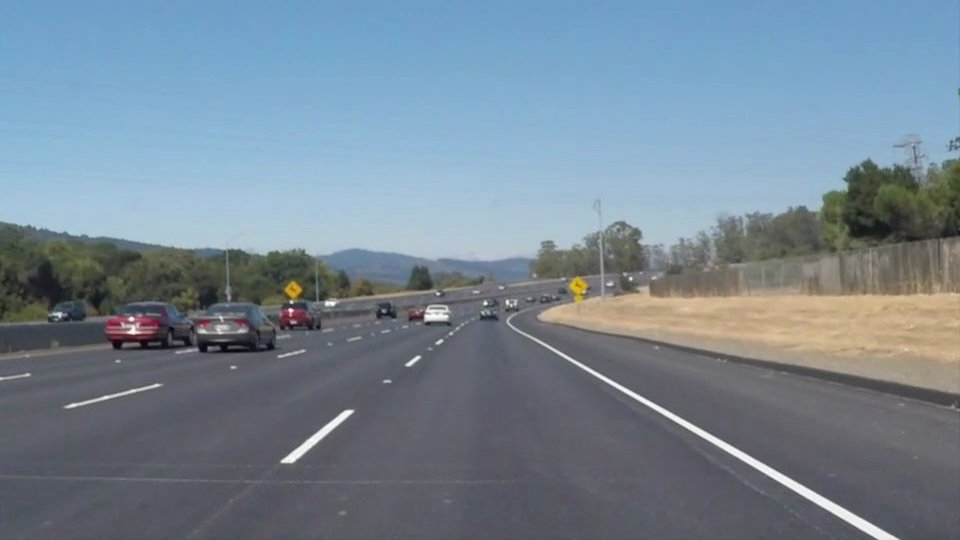
//> input picture image_files/1.jpg, 960 x 540 px
$ ./test_canny_houghlines ../image_files/1.jpg   (built with g++ and OpenCV 4)
//> lines starting //> are read from the running program, lines starting //| are printed output that depends on the picture; after the words box and inside, x2 and y2 are one past the last pixel; in counts of white or black regions, pixels touching at a corner belong together
#include <cstdio>
#include <ctime>
#include <iostream>
#include <fstream>
#include <opencv2/opencv.hpp>
#define OPENCV

double calcDeg(const std::vector<cv::Vec2f>& lines);
void drawLines(cv::Mat &input, const std::vector<cv::Vec2f> &lines);
void drawLinesP(cv::Mat &input, const std::vector<cv::Vec4i> &lines);

using namespace std;
using namespace cv;
using std::cout;
using std::endl;
using cv::createTrackbar;

struct TweakData {
    const static int rhoScale = 10;
    const static int thetaScale = 1000;
    int thres1 = 196;
    int thres2 = 159;
    int rho = 15;
    int theta = 63;
    int lineThres = 60;
};

int main(int argc, char* argv[]){

    Mat image ;
    TweakData tweakData;

    namedWindow("tweak");
    createTrackbar("thres1", "tweak", &tweakData.thres1, 1000);
    createTrackbar("thres2", "tweak", &tweakData.thres2, 1000);
    createTrackbar("rho", "tweak", &tweakData.rho, 1000);
    createTrackbar("theta", "tweak", &tweakData.theta, 1000);
    createTrackbar("lineThres", "tweak", &tweakData.lineThres, 1000);

    const char* input = argv[1];
    bool run = true;

    while (run){

        image = imread(input, IMREAD_COLOR);
//> image is the input picture: 540 rows x 960 cols, CV_8UC3; mean B, G, R 148.1, 134.5, 118.5

        Mat gray;
        cvtColor(image, gray, cv::COLOR_BGR2GRAY);
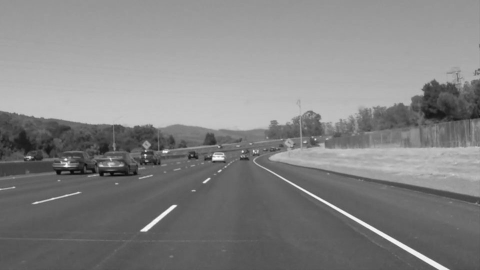
//> gray: 540 rows x 960 cols, CV_8UC1 (shown at 1/2 size); min 5, max 255, mean 131.2
        Mat canny;
        Mat cannyBGR;
        vector<cv::Vec2f> lines;
        Canny(gray, canny, tweakData.thres1, tweakData.thres2);
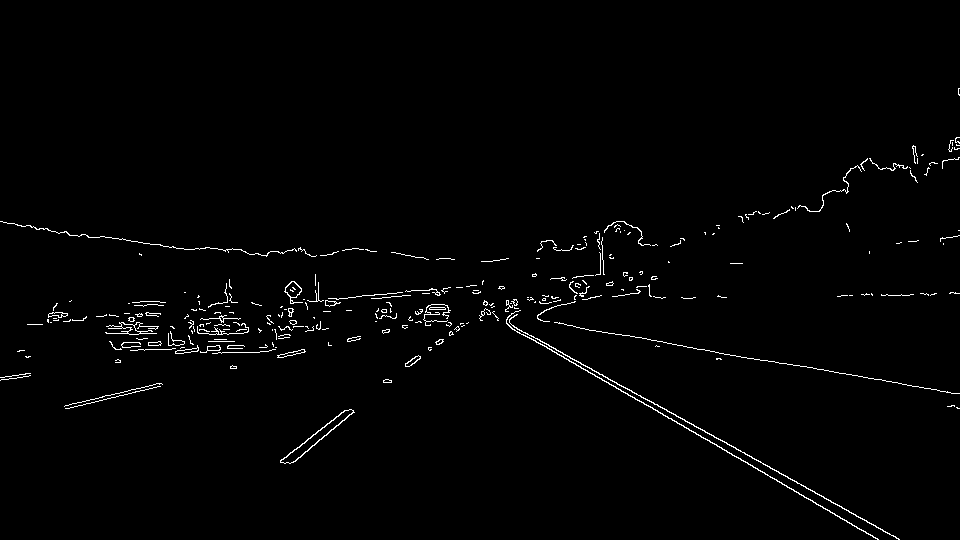
//> canny: 540 rows x 960 cols, CV_8UC1; 1.3% white in thin lines or dots, all inside (x1, y1, x2, y2) = (0, 88, 960, 540)
        HoughLines(canny, lines, (double)tweakData.rho / tweakData.rhoScale, (double)tweakData.theta / tweakData.thetaScale, tweakData.lineThres);
//> lines = 124 lines (rho, theta), first 12: [34.5, 2.08], [39, 2.08], [412.5, 1.32], [208.5, 1.76], [330, 1.51], [360, 1.45], [291, 1.58], [373.5, 1.32], [222, 1.7], [337.5, 1.51], [543, 0.88], [334.5, 1.51]
        cvtColor(canny, cannyBGR, cv::COLOR_GRAY2BGR);
        drawLines(image, lines);
//> the loop in drawLines, `for(size_t i=0; i<lines.size(); i++)` made 124 passes
//> (r, theta, pt1, pt2) on passes 1 to 8: (34.5, 2.08, Point(0, 39), Point(960, 574)), (39, 2.08, Point(0, 44), Point(960, 579)), (412.5, 1.32, Point(0, 425), Point(960, 182)), (208.5, 1.76, Point(0, 212), Point(960, 400)), (330, 1.51, Point(0, 330), Point(960, 274)), (360, 1.45, Point(0, 362), Point(960, 245)), (291, 1.58, Point(0, 291), Point(960, 295)), (373.5, 1.32, Point(0, 385), Point(960, 142))
//> after the loop in drawLines, `for(size_t i=0; i<lines.size(); i++)`:
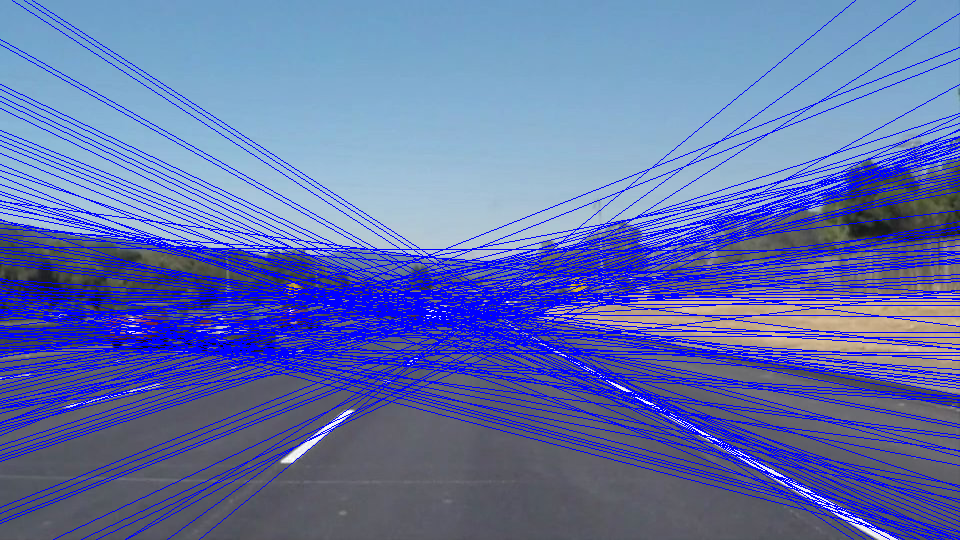
//> input: 540 rows x 960 cols, CV_8UC3; 18.22% of pixels changed, all inside (x1, y1, x2, y2) = (0, 0, 960, 540)
        Mat combine = cv::Mat::zeros(image.rows + 20, image.cols * 2, CV_8UC3);
        image.copyTo(combine(cv::Rect(cv::Point(), image.size())));
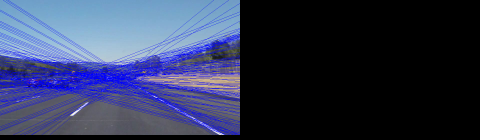
//> combine: 560 rows x 1920 cols, CV_8UC3 (shown at 1/4 size); mean B, G, R 83.1, 54.4, 47.1
        cannyBGR.copyTo(combine(cv::Rect(cv::Point(canny.cols, 0), canny.size())));
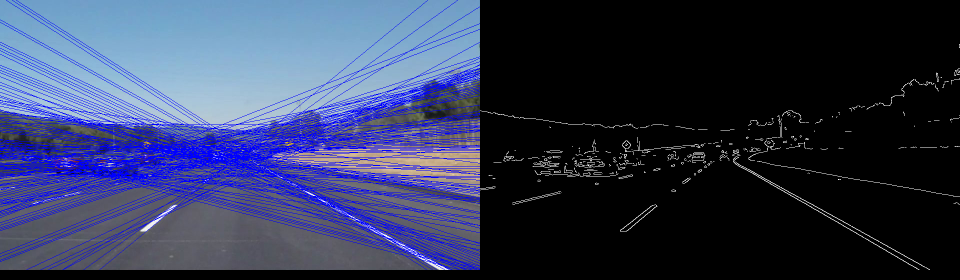
//> combine: 560 rows x 1920 cols, CV_8UC3 (shown at 1/2 size); 0.65% of pixels changed, all inside (x1, y1, x2, y2) = (960, 88, 1920, 540)
        double degree = calcDeg(lines);
        putText(combine, std::to_string(degree), cv::Point(0, image.rows + 18), 0, 0.5, cv::Scalar(255, 255, 255));

        imshow("Canny + HoughLines", combine);

        char input = cv::waitKey(30);
        switch(input) {
            case 27:
                run = false;
                break;
        }
    }

    destroyAllWindows();

    return 0;
}

double calcDeg(const std::vector<cv::Vec2f>& lines)
{
    double ret = -999;
    if(lines.size() > 0)
    {
        ret = 0;
        std::vector<double> degs;
        for(const cv::Vec2f& line: lines)
        {
            degs.push_back(line[1] * 2.0);
        }
//> this loop made 124 passes
//> after the loop, degs = 124 values, max 4.28 at index 44, min 1.76 at index 10, mean 3.16
        double s = 0, c = 0;
        for(double& d: degs)
        {
            s += sin(d);
            c += cos(d);
        }
//> this loop made 124 passes
//> (d, s, c) on passes 1 to 8: (4.16, -0.85, -0.526), (4.16, -1.7, -1.05), (2.65, -1.22, -1.93), (3.53, -1.6, -2.86), (3.02, -1.48, -3.85), (2.9, -1.24, -4.82), (3.15, -1.25, -5.82), (2.65, -0.776, -6.7)
//> after the loop, s = -1.97; c = -105.9
        s /= degs.size();
//> s = -0.0159
        c /= degs.size();
//> c = -0.854

        ret = atan2(s, c);
//> ret = -3.12
        ret /= 2;
//> ret = -1.56
        ret = ret * 180.0 / CV_PI;
//> ret = -89.47
//> the Esc key is pressed
    }
    return ret;
}


void drawLines(cv::Mat &input, const std::vector<cv::Vec2f> &lines)
{
    for(size_t i=0; i<lines.size(); i++)
    {
        float r = lines[i][0];
        float theta = lines[i][1];
        if(theta<CV_PI/4.0 || theta>3*CV_PI/4.0)
        {
            cv::Point pt1(r/cos(theta),0);
            cv::Point pt2((r-input.rows*sin(theta))/cos(theta), input.rows);
            line(input, pt1, pt2, cv::Scalar(255,0,0), 1);
        }
        else
        {
            cv::Point pt1(0,r/sin(theta));
            cv::Point pt2(input.cols, (r-input.cols*cos(theta))/sin(theta));
            cv::line(input, pt1, pt2, cv::Scalar(255,0,0), 1);
        }
    }
}


// [5 lines left out: function drawLinesP, not called in this run]

$ run again, on image_files/3.jpg
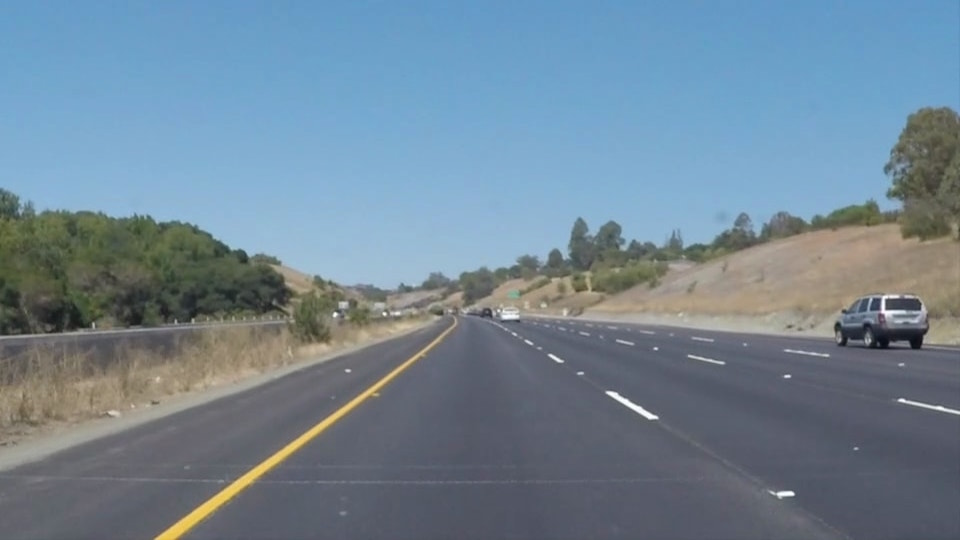
//> input picture image_files/3.jpg, 960 x 540 px
//> image is the input picture: 540 rows x 960 cols, CV_8UC3; mean B, G, R 149, 133.4, 113
//> `Canny(gray, canny, tweakData.thres1, tweakData.thres2);`:
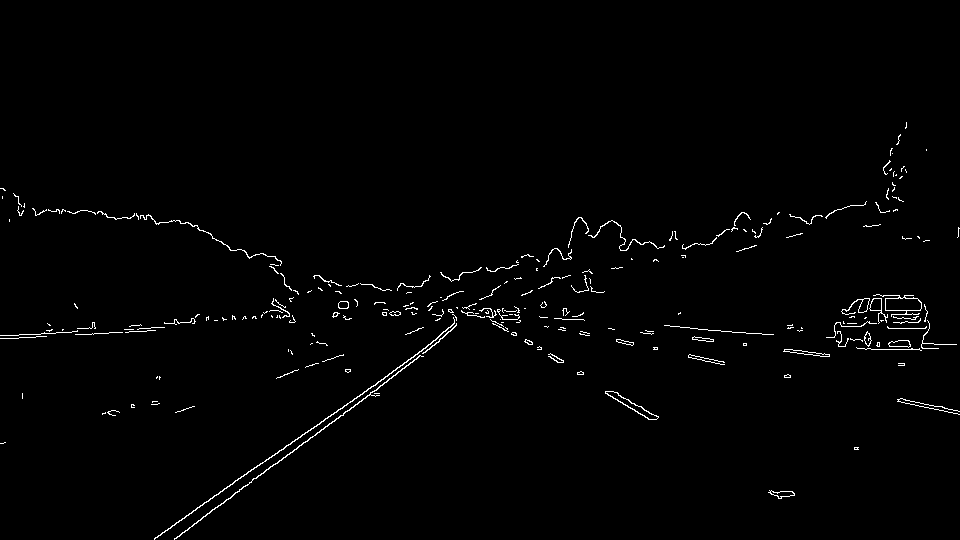
//> canny: 540 rows x 960 cols, CV_8UC1; 1.2% white in thin lines or dots, all inside (x1, y1, x2, y2) = (0, 122, 960, 540)
//> lines = 83 lines (rho, theta), first 12: [537, 0.94], [280.5, 1.64], [531, 0.94], [306, 1.58], [246, 1.7], [538.5, 0.88], [337.5, 1.51], [313.5, 1.58], [310.5, 1.58], [216, 1.76], [219, 1.76], [316.5, 1.58]
//> the loop in drawLines, `for(size_t i=0; i<lines.size(); i++)` made 83 passes
//> (r, theta, pt1, pt2) on passes 1 to 8: (537, 0.945, Point(0, 662), Point(960, -31)), (280.5, 1.64, Point(0, 281), Point(960, 345)), (531, 0.945, Point(0, 655), Point(960, -38)), (306, 1.58, Point(0, 306), Point(960, 310)), (246, 1.7, Point(0, 248), Point(960, 373)), (538.5, 0.882, Point(0, 697), Point(960, -92)), (337.5, 1.51, Point(0, 338), Point(960, 281)), (313.5, 1.58, Point(0, 313), Point(960, 317))
//> `cannyBGR.copyTo(combine(cv::Rect(cv::Point(canny.cols, 0), canny.size(..`:
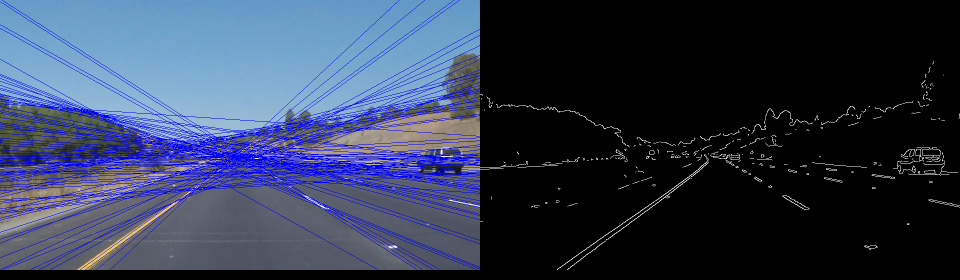
//> combine: 560 rows x 1920 cols, CV_8UC3 (shown at 1/2 size); mean B, G, R 81.3, 58.1, 48.6
//> the loop in calcDeg, `for(const cv::Vec2f& line: lines)` made 83 passes
//> line on passes 1 to 8: [537, 0.945], [280.5, 1.64], [531, 0.945], [306, 1.58], [246, 1.7], [538.5, 0.882], [337.5, 1.51], [313.5, 1.58]
//> after the loop in calcDeg, `for(const cv::Vec2f& line: lines)`: degs = 83 values, max 4.28 at index 23, min 1.64 at index 40, mean 3.1
//> the loop in calcDeg, `for(double& d: degs)` made 83 passes
//> (d, s, c) on passes 1 to 8: (1.89, 0.949, -0.314), (3.28, 0.815, -1.3), (1.89, 1.76, -1.62), (3.15, 1.76, -2.62), (3.4, 1.5, -3.58), (1.76, 2.48, -3.78), (3.02, 2.6, -4.77), (3.15, 2.59, -5.77)
//> after the loop in calcDeg, `for(double& d: degs)`: s = 2.41; c = -70.94
//> in calcDeg, `s /= degs.size();`: s = 0.0291
//> in calcDeg, `c /= degs.size();`: c = -0.855
//> in calcDeg, `ret = atan2(s, c);`: ret = 3.11
//> in calcDeg, `ret /= 2;`: ret = 1.55
//> in calcDeg, `ret = ret * 180.0 / CV_PI;`: ret = 89.03

$ run again, on image_files/4.jpg
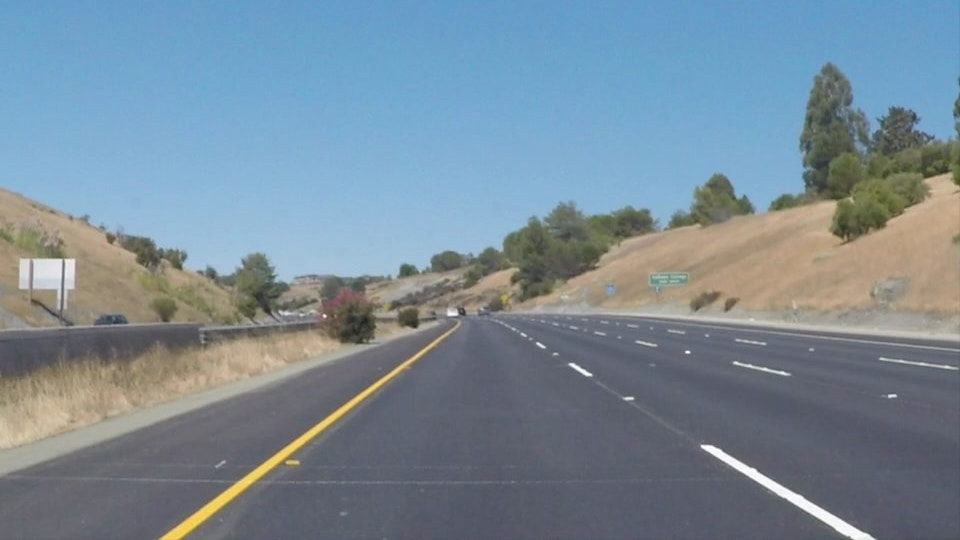
//> input picture image_files/4.jpg, 960 x 540 px
//> image is the input picture: 540 rows x 960 cols, CV_8UC3; mean B, G, R 151.5, 138.6, 120.7
//> `Canny(gray, canny, tweakData.thres1, tweakData.thres2);`:
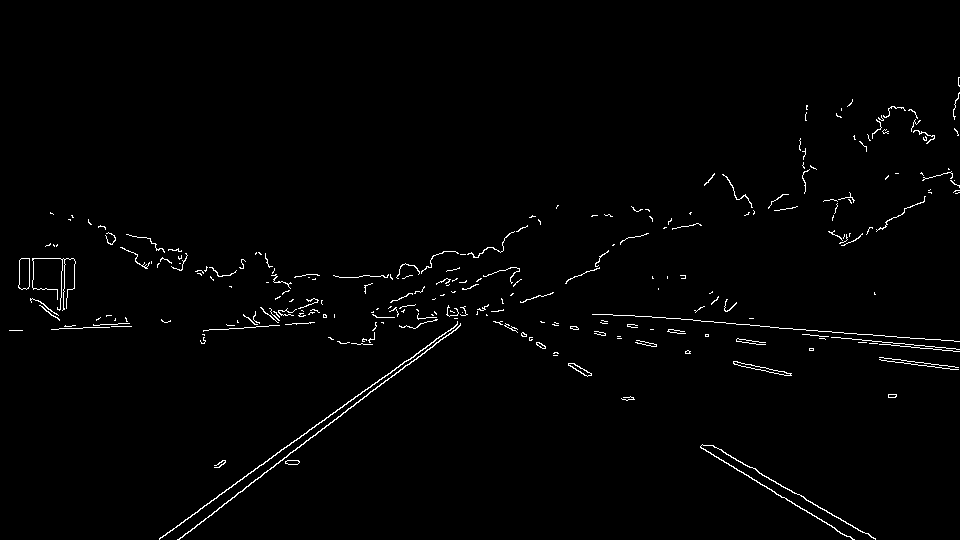
//> canny: 540 rows x 960 cols, CV_8UC1; 1.3% white in thin lines or dots, all inside (x1, y1, x2, y2) = (9, 77, 960, 540)
//> lines = 75 lines (rho, theta), first 12: [529.5, 0.94], [225, 1.7], [240, 1.7], [43.5, 2.08], [283.5, 1.64], [534, 0.94], [273, 1.64], [-4.5, 2.14], [327, 1.58], [330, 1.51], [324, 1.58], [531, 0.88]
//> the loop in drawLines, `for(size_t i=0; i<lines.size(); i++)` made 75 passes
//> (r, theta, pt1, pt2) on passes 1 to 8: (529.5, 0.945, Point(0, 653), Point(960, -40)), (225, 1.7, Point(0, 226), Point(960, 352)), (240, 1.7, Point(0, 242), Point(960, 367)), (43.5, 2.08, Point(0, 49), Point(960, 584)), (283.5, 1.64, Point(0, 284), Point(960, 348)), (534, 0.945, Point(0, 658), Point(960, -34)), (273, 1.64, Point(0, 273), Point(960, 338)), (-4.5, 2.14, Point(0, -5), Point(960, 611))
//> `cannyBGR.copyTo(combine(cv::Rect(cv::Point(canny.cols, 0), canny.size(..`:
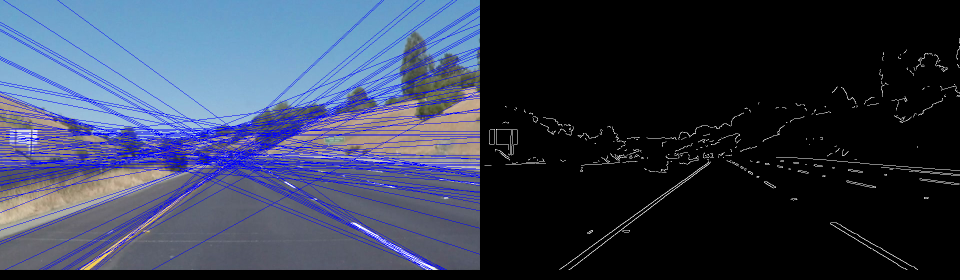
//> combine: 560 rows x 1920 cols, CV_8UC3 (shown at 1/2 size); mean B, G, R 81.4, 60.9, 52.6
//> the loop in calcDeg, `for(const cv::Vec2f& line: lines)` made 75 passes
//> after the loop in calcDeg, `for(const cv::Vec2f& line: lines)`: degs = 75 values, max 4.41 at index 71, min 1.64 at index 44, mean 3.01
//> the loop in calcDeg, `for(double& d: degs)` made 75 passes
//> (d, s, c) on passes 1 to 8: (1.89, 0.949, -0.314), (3.4, 0.692, -1.28), (3.4, 0.435, -2.25), (4.16, -0.416, -2.77), (3.28, -0.55, -3.76), (1.89, 0.4, -4.08), (3.28, 0.266, -5.07), (4.28, -0.644, -5.48)
//> after the loop in calcDeg, `for(double& d: degs)`: s = 7.46; c = -57.51
//> in calcDeg, `s /= degs.size();`: s = 0.0995
//> in calcDeg, `c /= degs.size();`: c = -0.767
//> in calcDeg, `ret = atan2(s, c);`: ret = 3.01
//> in calcDeg, `ret /= 2;`: ret = 1.51
//> in calcDeg, `ret = ret * 180.0 / CV_PI;`: ret = 86.31
